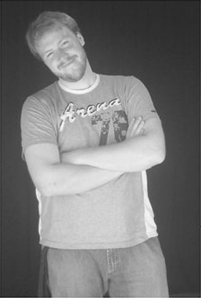
#> input picture Semillero_2018-II/imgs/man.png, 201 x 298 px
$ jupyter execute --allow-errors Lecture05_Segmentation_Thresholding_otsu.ipynb   (Python 2 division)
#> lines starting #> are read from the running program, lines starting #| are printed output that depends on the picture; after the words box and inside, x2 and y2 are one past the last pixel; in counts of white or black regions, pixels touching at a corner belong together; long printed decimals are rounded
# <center> Lecture 5. Image segmentation from thresholding methods </center>

## <span style="color:red"> Outline </span>
1. **Introduction to Thresholding**
2. **Thresholding from histograms**
3. **Otsu's Method**

## <span style="color:red"> 1. Introduction to Thresholding </span>

Image thresholding enjoys a central position in applications of image segmentation. In certain images, objects and background pixels may have intensity values that can be grouped into two dominan modes. One obvious way to extract the objects from the background is to select a threshold, that is, an intensity value
that separates these modes.

[cell 1]
import cv2
import numpy as np
from matplotlib import pyplot as plt

img = cv2.imread('../imgs/u.png', 0)
print np.max(img)
#| None

ret,thresh = cv2.threshold(img,60,255,cv2.THRESH_TOZERO)
# test with other options cv2.THRESH_BINARY_INV, cv2.THRESH_TRUNC, cv2.THRESH_TOZERO
# cv2.THRESH_TOZERO_INV

print "max:  ", np.max(thresh)
#| max:   None

plt.figure(figsize=(15,4))
plt.subplot(121);
#> (the rest of this cell did not finish here and is left out)

It is fast, **but** how to select automatically the parameter of threshold?

## <span style="color:red"> 2. Thresholding from histograms </span>

[cell 2]
import cv2 as cv
import numpy as np
import matplotlib.pyplot as plt

f = cv.imread('../imgs/man.png',0)
#> f is the input picture: shape (298, 201); min 22, max 255, mean 119.7
plt.figure(figsize=(15,4))
plt.imshow(f, cmap = plt.cm.gray);

0 - Select an initial estimate for the global threshold, T.

[cell 3]
T = np.mean(f.flatten())
#> T = 119.7
print(T)
#| 119.701

1 - Segment the image using the above $g(x,y)$ equation. This will produce two groups of pixels: $G_1$ consisting of all pixels with intensity values $> T$, and $G_2$ consisting of pixels with values $\leq T$.

2 - Compute the average intensity values $m_1$ and $m_2$ for the pixels in $G_1$ and $G_2$ respectively.

3 - Compute a new threshold value:
$T = \frac{1}{2} (m_1 + m_2)$

4 - Repeat Steps 2 through 4 until the difference between values of $T$ in successive iterations is smaller than a predefined parameter $\Delta T$.

[cell 4]
def thr_value(f, dist_err = 0.5):
#> called with dist_err = 0.5
    count = 0
    done = False
    T = np.mean(f.flatten())
#> T = 119.7
    print "initial T: ",T
#| initial T:  119.701
    while not(done):
        count = count + 1
        # 1 -
        g = f > T
        # 2 -
        m1 = np.mean(f[g])
        m2 = np.mean(f[~ g])
        # 3 -
        Tnext = 0.5*(m1 + m2)
        # 4 -
        done = abs(T - Tnext) < 0.5
        T = Tnext
#> this loop made 2 passes
#> (m1, m2, Tnext, done, T) on passes 1 to 2: (181.5, 62.98, 122.2, False, 122.2), (181.8, 63.26, 122.5, True, 122.5)
#> pass 1, in thr_value, `g = f > T`:
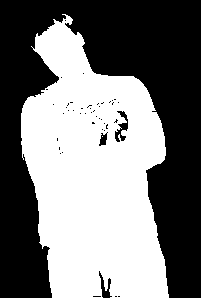
#> g: shape (298, 201) bool; 47.9% white; 2 white regions (1 under 20 px), largest, box (x1, y1, x2, y2) and area: (21, 14, 169, 298) 28663
#> after the loop, count = 2

    print "mean value: ", T, " iterations: ", count
#| mean value:  122.544  iterations:  2
    return T

[cell 5]
seg = f > thr_value(f)
plt.figure(figsize=(15,4))
plt.subplot(121),plt.imshow(f, cmap='gray'),plt.title('Original')
plt.subplot(122),plt.imshow(seg, cmap='gray'),plt.title('Segmentation')
plt.show()

[cell 6]
plt.figure(figsize=(15,4))
plt.hist(f.ravel(),256)
plt.axvline(x=T,color='r',linestyle='--');
#> figure, not shown here; tallest bar 1345 high, from x = 64.78 to 65.69

## However...

[cell 7]
f = cv.imread('../imgs/cells.png',0)
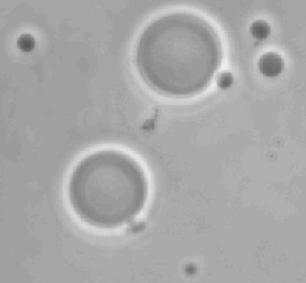
#> input picture Semillero_2018-II/imgs/cells.png, 306 x 283 px
#> f is the input picture: shape (283, 306); min 90, max 240, mean 167.7

seg = f > thr_value(f)
#> in thr_value (call 2), `T = np.mean(f.flatten())`: T = 167.7
#| initial T:  167.679
#> the loop in thr_value (call 2), `while not(done):` made 1 pass
#> (m1, m2, Tnext, done, T) on pass 1: (176.6, 158.2, 167.4, True, 167.4)
#> pass 1, in thr_value (call 2), `g = f > T`:
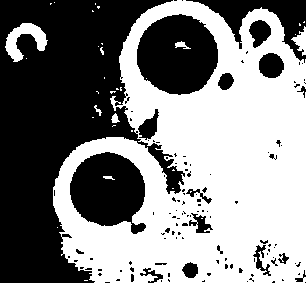
#> g: shape (283, 306) bool; 51.5% white; 123 black regions (101 under 20 px), largest, box (x1, y1, x2, y2) and area: (0, 0, 185, 283) 27135, (137, 14, 218, 95) 5004, (70, 152, 146, 234) 4413
#> after the loop in thr_value (call 2), `while not(done):`: count = 1
#| mean value:  167.405  iterations:  1

plt.figure(figsize=(10,15))
plt.subplot(121),plt.imshow(f, cmap='gray'),plt.title('Original')
plt.subplot(122),plt.imshow(seg, cmap='gray'),plt.title('Segmentation')
plt.show()

plt.figure(figsize=(6,6))
plt.hist(f.ravel(),256), plt.grid(True), plt.ylim((0,10e3))
plt.axvline(x=T,color='r',linestyle='--');
#> figure, not shown here; tallest bar 20896 high, from x = 169.7 to 170.3

## <span style="color:orange">Student</span>:

** Try with UIS image. How was the performance?

## <span style="color:red"> 3. Thresholding Using Otsu's Method </span>

1 - Compute the PDF of the input image:
$p_i, i = 0,1,2,...,L-1$

[cell 8]
h,b = np.histogram(f,bins=255,range=[0,255])
#> h = 255 values, max 20896 at index 170, min 0 at index 0, mean 339.6; b = 256 values from 0 to 255
pdf_i =  h.astype(np.float64)/np.sum(h)
#> pdf_i = 255 values, max 0.241 at index 170, min 0 at index 0, mean 0.00392
pdf_i.shape
#> Out = (255,)

[cell 9]
x_pos = np.array(range(len(pdf_i[0:255])))
#> x_pos = 255 values from 0 to 254
print "mean: ", np.mean(f), " std: ", np.std(f)
#| mean:  167.679  std:  13.888
plt.figure(figsize=(4,4));
plt.bar(x_pos, pdf_i, alpha=0.6, width=7);
#> figure, not shown here; tallest bar 0.241 high, from x = 166.5 to 173.5

2 - Compute the CDF:
## $$P_i(k) = \sum^k_{i=0} p_i$$

[cell 10]
cdf_i = np.zeros(255)
print cdf_i.shape
cdf_i[0] = pdf_i[0]
for i in range(1, 255):
    cdf_i[i] = cdf_i[i-1] + pdf_i[i]
#> after the loop, cdf_i = 255 values from 0 to 1

plt.figure(figsize=(4,4));
plt.bar(range(255),cdf_i), plt.axis([0,254,0,1]), plt.grid(True);
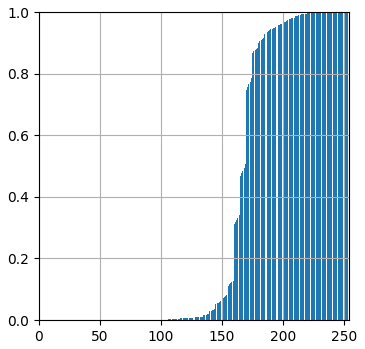
#> figure drawn by matplotlib, 1 panel

3 -  Compute the cumulative means:
## $$m(k) = \sum^k_{i=0} i \, p_i$$

[cell 11]
m = np.zeros(255,dtype=np.float64)
i = np.arange(0.,255.)
for k in range(1,255):
    m[k] = i[k]*pdf_i[k] + m[k-1]
#> after the loop, m = 255 values from 0 to 167.7

4 - Compute the global intensity mean: $m_G = \sum^{L-1}_{i=0} i\,p_i $

[cell 12]
mG = m[-1]
#> mG = 167.7
print mG
#| 167.679

5 -  Compute the between-class variance:

## $$\sigma^2_B(k) = \frac{[m_G P_i(k) - m(k)]^2}{P_i(k)[1 - P_i(k)]}$$

[cell 13]
sig2B = ((mG*cdf_i - m.T)**2)/(cdf_i*(1 - cdf_i))
plt.plot(i,sig2B), plt.grid(True);
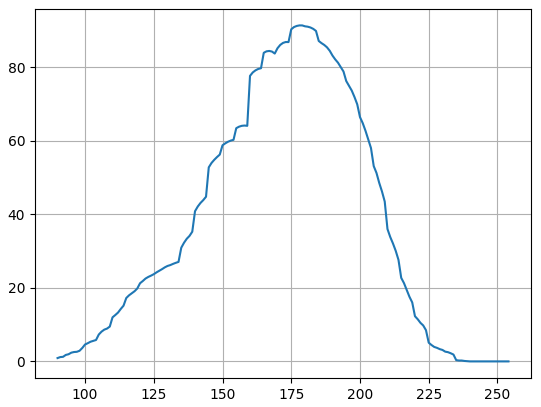
#> figure drawn by matplotlib, 1 panel

6 - Obtain the Otsu threshold $k^*$, as the value of $k$ for which $\sigma^2_B(k)$ is maximum:

[cell 14]
sig2B[np.isnan(sig2B)] = 0
k = np.argmax(sig2B)
#> k = 178
print(k)
#| 178

7 - Obtain the separability measure, by evaluating the $\eta$ equation at $k = k^*$:
## $$\eta(k) = \frac{\sigma^2_B(k^*)}{\sigma^2_G}$$ $$ \sigma^2_G = \sum^{L-1}_{i = 0} (i - m_G)^2 \, p_i $$

[cell 15]
sig2G = np.sum(((i - mG)**2)*pdf_i)
#> sig2G = 192.9
SM = sig2B[k]/sig2G
#> SM = 0.474
print(SM)
#| 0.4738

plt.figure(figsize=(10,10))
plt.subplots(1,2,figsize=(10,5))
plt.subplot(121), plt.imshow(f, cmap='gray')
plt.subplot(122), plt.hist(f.ravel(),256), plt.axvline(x=T,color='r',linestyle='--'), plt.grid(True),plt.ylim((0,10e3))
plt.show()
#> figure, not shown here; panel 2: tallest bar 20896 high, from x = 169.7 to 170.3

plt.figure(figsize=(10,15))
plt.subplot(121),plt.imshow(seg, cmap='gray'),plt.title('Global Thresholding')
plt.subplot(122),plt.imshow((f > k), cmap='gray'),plt.title('Otsu Thresholding')
plt.show();

## <span style="color:orange"> Challenge 1 </span>

Improve the Otsu thresholding results

[cell 16]
img = cv2.imread('../imgs/fly.png',0)
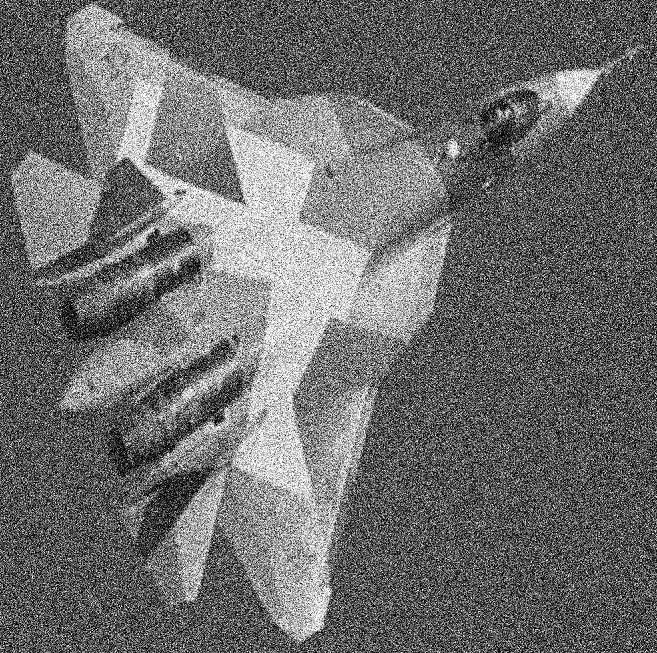
#> input picture Semillero_2018-II/imgs/fly.png, 657 x 653 px
#> img is the input picture: shape (653, 657); min 0, max 255, mean 109.3

# global thresholding
ret1,th1 = cv2.threshold(img,127,255,cv2.THRESH_BINARY)
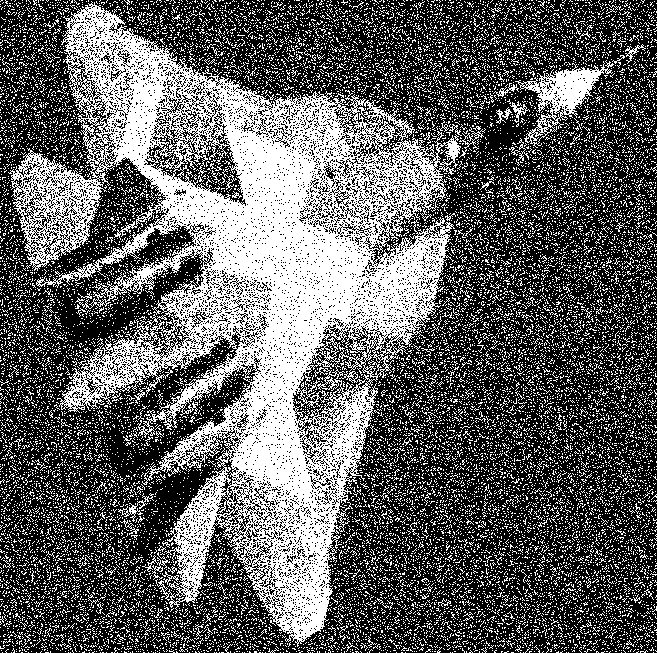
#> th1: shape (653, 657); 37.5% white; 20142 white regions (20036 under 20 px), largest, box (x1, y1, x2, y2) and area: (8, 1, 461, 647) 101146, (515, 60, 614, 148) 2447, (118, 493, 154, 522) 192

# Otsu's thresholding
ret2,th2 = cv2.threshold(img,0,255,cv2.THRESH_BINARY+cv2.THRESH_OTSU)
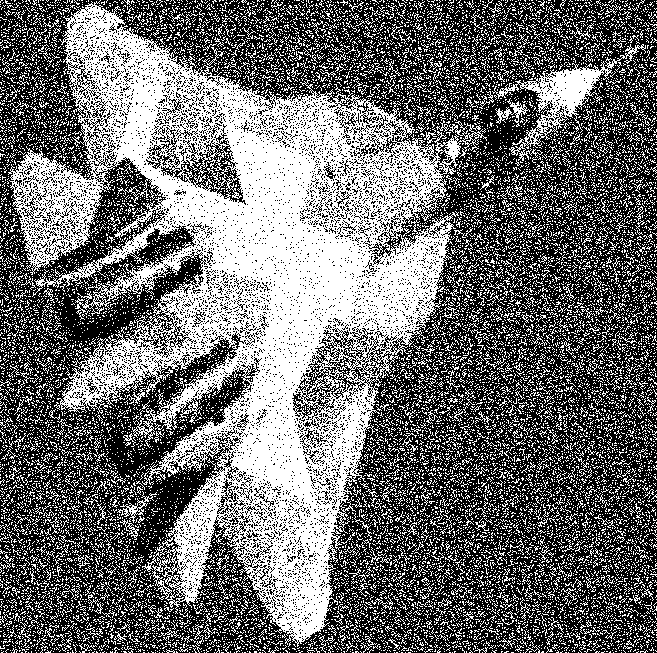
#> th2: shape (653, 657); 42.7% white; 16782 white regions (16328 under 20 px), largest, box (x1, y1, x2, y2) and area: (8, 0, 487, 647) 111541, (492, 44, 646, 161) 3230, (495, 98, 530, 127) 277
#> ret2 = 116

# plot all the images and their histograms
plt.subplots(1,3,figsize=(15,5))
plt.subplot(131), plt.imshow(img,'gray'), plt.title('Noisy Image')
plt.subplot(132), plt.hist(img.ravel(),256), plt.title('Histogram')
plt.subplot(133), plt.imshow(th1,'gray'), plt.title('Global Thresholding')

plt.subplots(1,3,figsize=(15,5))
plt.subplot(131), plt.imshow(img,'gray'), plt.title('Noisy Image')
plt.subplot(132), plt.hist(img.ravel(),256), plt.title('Histogram')
plt.subplot(133), plt.imshow(th2,'gray'), plt.title('Otsu Thresholding');
#> figure, not shown here; panel 2: tallest bar 11609 high, from x = 0 to 0.996
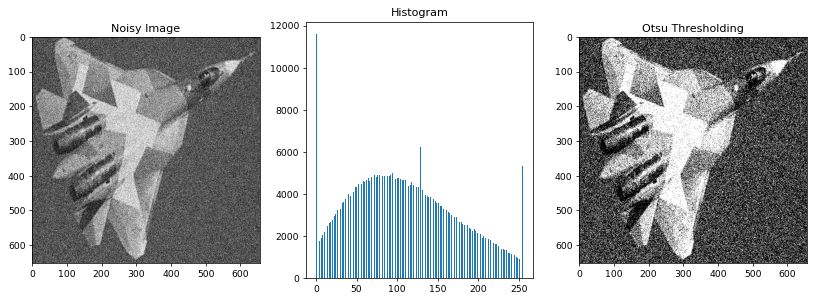
#> figure drawn by matplotlib, 3 panels; panel 2: tallest bar 11609 high, from x = 0 to 0.996

### But you can also obtain

[cell 17]
th3 = cv2.imread('../imgs/flyth3.jpg',0);
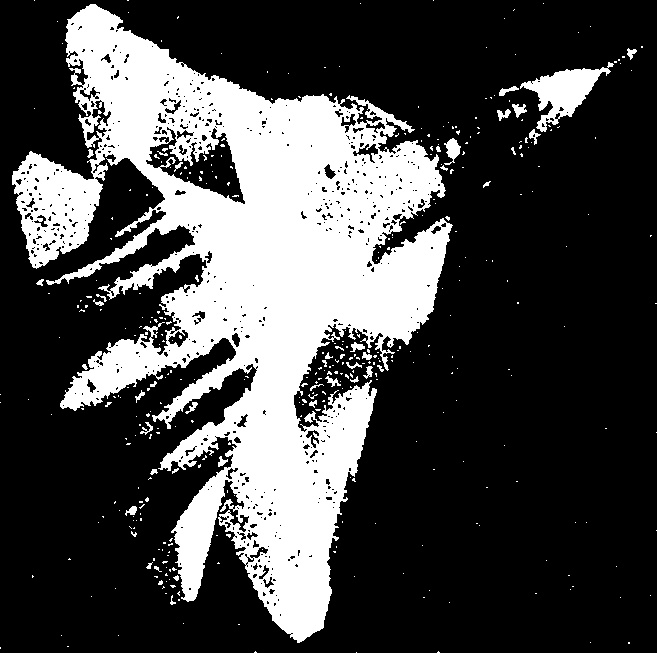
#> input picture Semillero_2018-II/imgs/flyth3.jpg, 657 x 653 px
#> th3 is the input picture: shape (653, 657); min 0, max 255, mean 71.4

plt.figure(figsize=(10,15))
plt.subplot(121),plt.imshow(img,'gray'),plt.title('Noisy Image')
plt.subplot(122),plt.imshow(th3, cmap='gray'),plt.title('Thresholded Image');
